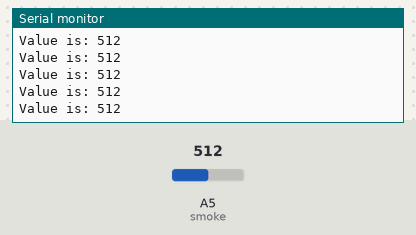
Recording of a sketch running on a simulated Arduino Uno, built with avr-gcc and run on an emulated ATmega328P. Parts: the last lines printed to the serial monitor. The test bench sets the inputs (shaded band); at power-on: A5 (smoke) = 512.

Above: at 1.2 s.
1.3 s: A5 (smoke) set to 716
At 1.31 s:
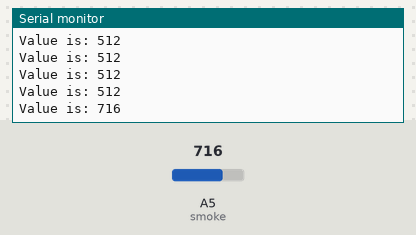
2.8 s: A5 (smoke) set to 900
At 2.82 s:
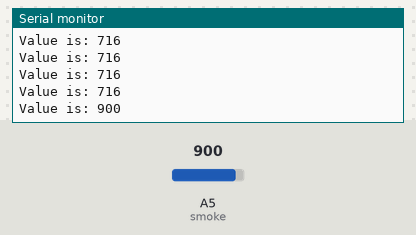
Timing chart, 0 to 5.8 s (numbered marks = the images above; inputs shaded):
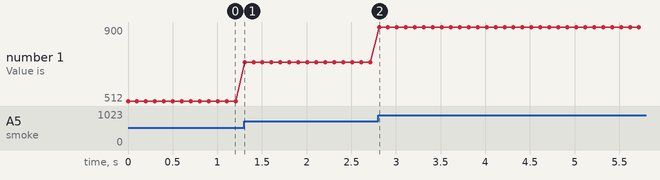

The sketch:

09__smokesensor1.ino
```cpp
#define smoke A5

void setup() {
  pinMode(smoke, INPUT);
  Serial.begin(9600);
}

void loop() {
  int analogSensor = analogRead(smoke);

  Serial.print("Value is: ");
  Serial.println(analogSensor);

  delay(100);
}
```

Measured:
- after the input at 1.3 s, the serial monitor: prints a new line at once (image 1)
- after the input at 2.8 s, the serial monitor: prints a new line at once (image 2)
- plotted number 1: 512 → 716 after the input at 1.3 s, 716 → 900 after the input at 2.8 s
